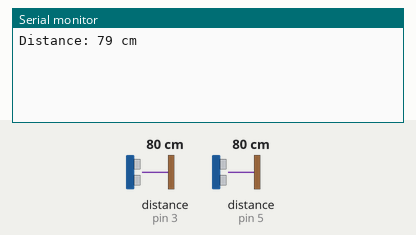
This sketch was run on a simulated Arduino Uno, built with avr-gcc and run on an emulated ATmega328P. Shown: the last lines printed to the serial monitor. Wiring (from diagram.json): 2 × ultrasonic range finder: trigger pin 2, echo pin 3 / trigger pin 4, echo pin 5. The inputs (shaded band) are chosen by the test bench; at power-on: distance to the obstacle (sensors on pin 3, pin 5) 80 cm. The echo pulse lasts 58.3 µs per cm.

Above: at 2.3 s.
2.4 s: distance to the obstacle (sensor on pin 3) set to 2 cm
At 3.3 s:
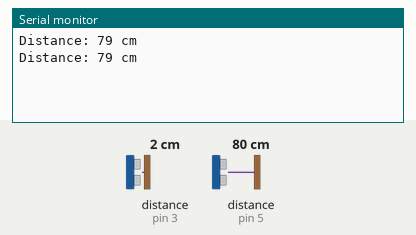
3.9 s: distance to the obstacle (sensor on pin 3) set to 4 cm
At 5.1 s:
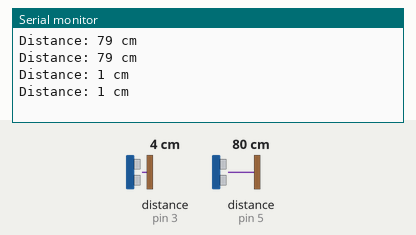
Timing chart, 0 to 6.9 s (numbered marks = the images above; inputs shaded):
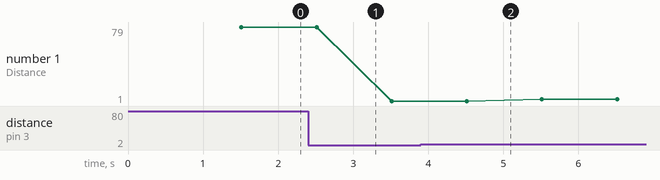

The sketch:

limitGlasses.ino
```cpp
// programa escrito para placas Arduino que utiliza el lenguaje de programación Arduino
const int trigPin = 2;
const int echoPin = 3;
const int motorPin = 4;
unsigned long previousMillis = 0;
const long interval = 500;  // Intervalo de medición en milisegundos

void setup() {
  pinMode(trigPin, OUTPUT);
  pinMode(echoPin, INPUT);
  pinMode(motorPin, OUTPUT);
  Serial.begin(9600);
}

void loop() {
  unsigned long currentMillis = millis();

  // Medir cada intervalo definido
  if (currentMillis - previousMillis >= interval) {
    previousMillis = currentMillis;

    // Parte implementada, respecto a la version anterior del código
    // Genera un pulso en el pin TRIG del sensor de ultrasonidos
    digitalWrite(trigPin, LOW);
    delayMicroseconds(2);
    digitalWrite(trigPin, HIGH);
    delayMicroseconds(10);
    digitalWrite(trigPin, LOW);

    // Mide el tiempo que tarda en recibir el eco
    long duration = pulseIn(echoPin, HIGH);
    // Calcula la distancia basada en la velocidad del sonido
    int distance = duration * 0.0343 / 2;
    // Activa el motor vibratorio si se detecta un objeto a menos de 500 cm (5 metros)
    if (distance > 0 && distance <= 500) {
      digitalWrite(motorPin, HIGH);
      delay(1000);
      digitalWrite(motorPin, LOW);
    }

    // Imprime la distancia en el monitor serie
    Serial.print("Distance: ");
    Serial.print(distance);
    Serial.println(" cm");
  }
}
```

Measured:
- plotted number 1: 79 → 1 after the input at 2.4 s, 1 → 3 after the input at 3.9 s
